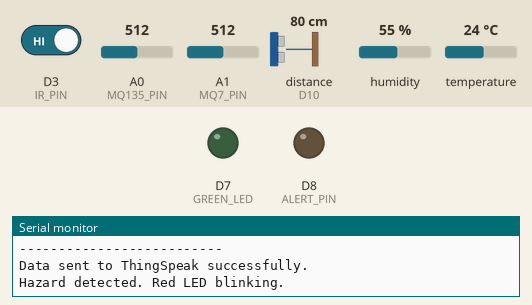
A sketch run on a simulated Arduino Uno R4 WiFi. Shown: output pins drawn as LEDs (lit = HIGH), the last lines printed to the serial monitor. Wiring (inferred from the names in the program): ultrasonic range finder: trigger D9; echo D10. The inputs (shaded band) are chosen by the test bench; at power-on: D3 (IR_PIN) HIGH, A0 (MQ135_PIN) = 512, A1 (MQ7_PIN) = 512, distance to the obstacle (sensor on D10) 80 cm, humidity 55 %, temperature 24 °C. The echo pulse lasts 58.3 µs per cm; WiFi joins after 1.5 s; servers stay silent unless stated; pins used as bus, display or sensor lines are not drawn.

Above: at 2.9 s.
3.0 s: D3 (IR_PIN) driven LOW
At 17.86 s:
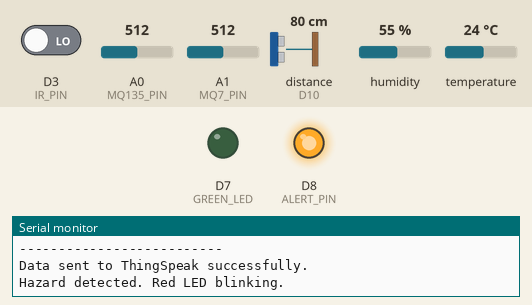
Timing chart, 0 to 19.5 s (numbered marks = the images above; inputs shaded):
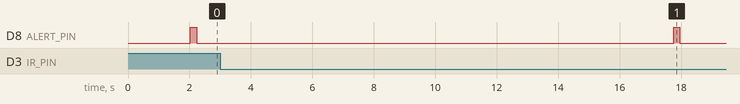

The sketch:

sketch_jun25b.ino
```cpp
/*#include <DHT.h>
#include <math.h> // For isnan()

// Pin definitions
#define MQ135_PIN A0
#define MQ7_PIN   A1
#define DHTPIN    2
#define IR_PIN    3
#define TRIG_PIN  9
#define ECHO_PIN  10

#define DHTTYPE DHT11
DHT dht(DHTPIN, DHTTYPE);

// Buzzer timer logic removed, not needed now

void setup() {
  Serial.begin(9600);
  dht.begin();

  pinMode(IR_PIN, INPUT);
  pinMode(TRIG_PIN, OUTPUT);
  pinMode(ECHO_PIN, INPUT);
}

void loop() {
  // Read sensor values
  int mq135Value = analogRead(MQ135_PIN);
  int mq7Value = analogRead(MQ7_PIN);
  float temperature = dht.readTemperature();
  float humidity = dht.readHumidity();
  int irStatus = digitalRead(IR_PIN);

  // Ultrasonic distance measurement
  digitalWrite(TRIG_PIN, LOW);
  delayMicroseconds(2);
  digitalWrite(TRIG_PIN, HIGH);
  delayMicroseconds(10);
  digitalWrite(TRIG_PIN, LOW);

  long duration = pulseIn(ECHO_PIN, HIGH, 30000); // 30ms timeout
  int distance = -1;
  if (duration > 0) {
    distance = duration * 0.034 / 2;
  }

  // Display sensor values
  Serial.println("---- Monitoring Data ----");
  Serial.print("Air quality: "); Serial.println(mq135Value);
  Serial.print("Carbon monoxide: "); Serial.println(mq7Value);
  if (distance > 0) {
    Serial.print("Distance: "); Serial.print(distance); Serial.println(" cm");
  } else {
    Serial.println("Ultrasonic sensor error or out of range.");
  }

  if (isnan(temperature) || isnan(humidity)) {
    Serial.println("DHT read failed!");
  } else {
    Serial.print("Temperature: "); Serial.print(temperature); Serial.println(" °C");
    Serial.print("Humidity: "); Serial.print(humidity); Serial.println(" %");
  }

  Serial.print("Motion: ");
  if (irStatus == LOW) {
    Serial.println("Triggered");
  } else {
    Serial.println("Normal");
  }
  Serial.println("--------------------------");

  // Hazard detection (for serial feedback only)
  bool hazard = false;

  if (mq135Value > 300) {
    Serial.println("Warning: Air quality too poor.");
    hazard = true;
  }

  if (mq7Value > 250) {
    Serial.println("Warning: Carbon monoxide too high.");
    hazard = true;
  }

  if (distance > 0 && distance < 30) {
    Serial.println("Warning: Obstacle very close.");
    hazard = true;
  }

  if (!isnan(temperature)) {
    if (temperature > 45) {
      Serial.println("Warning: Temperature too high.");
      hazard = true;
    } else if (temperature < 0) {
      Serial.println("Warning: Temperature too low.");
      hazard = true;
    }
  }

  if (!isnan(humidity)) {
    if (humidity > 80) {
      Serial.println("Warning: Humidity too high.");
      hazard = true;
    } else if (humidity < 20) {
      Serial.println("Warning: Humidity too low.");
      hazard = true;
    }
  }

  if (irStatus == LOW) {
    Serial.println("Warning: Motion or impact detected.");
    hazard = true;
  }

  delay(1000);
}*/


/*
#include <DHT.h>
#include <math.h> // For isnan()

// Pin definitions
#define MQ135_PIN A0
#define MQ7_PIN   A1
#define DHTPIN    2
#define IR_PIN    3
#define TRIG_PIN  9
#define ECHO_PIN  10
#define ALERT_PIN 8    // Red LED + Buzzer combo
#define GREEN_LED 7

#define DHTTYPE DHT11
DHT dht(DHTPIN, DHTTYPE);

void setup() {
  Serial.begin(9600);
  dht.begin();

  pinMode(IR_PIN, INPUT);
  pinMode(TRIG_PIN, OUTPUT);
  pinMode(ECHO_PIN, INPUT);
  pinMode(ALERT_PIN, OUTPUT);
  pinMode(GREEN_LED, OUTPUT);

  // IMPORTANT: First line must be titles ONLY for Serial Plotter
  Serial.println("Temperature\tHumidity\tDistance\tAirQ\tCO");
}

void loop() {
  // Sensor readings
  int mq135Value = analogRead(MQ135_PIN);
  int mq7Value = analogRead(MQ7_PIN);
  float temperature = dht.readTemperature();
  float humidity = dht.readHumidity();
  int irStatus = digitalRead(IR_PIN);

  // Ultrasonic sensor
  digitalWrite(TRIG_PIN, LOW);
  delayMicroseconds(2);
  digitalWrite(TRIG_PIN, HIGH);
  delayMicroseconds(10);
  digitalWrite(TRIG_PIN, LOW);
  long duration = pulseIn(ECHO_PIN, HIGH, 30000); // 30ms timeout
  int distance = (duration > 0) ? duration * 0.034 / 2 : -1;

  // === Serial Plotter Output ===
  if (!isnan(temperature) && !isnan(humidity) && distance > 0) {
    Serial.print(temperature); Serial.print("\t");
    Serial.print(humidity); Serial.print("\t");
    Serial.print(distance); Serial.print("\t");
    Serial.print(mq135Value); Serial.print("\t");
    Serial.println(mq7Value);
  } else {
    // Send dummy data to keep plot consistent
    Serial.println("0\t0\t0\t0\t0");
  }

  // === Hazard detection ===
  bool hazard = false;
  if (mq135Value > 300) hazard = true;
  if (mq7Value > 250) hazard = true;
  if (distance > 0 && distance < 30) hazard = true;
  if (!isnan(temperature) && (temperature > 45 || temperature < 0)) hazard = true;
  if (!isnan(humidity) && (humidity > 80 || humidity < 20)) hazard = true;

  // === LED/Buzzer response ===
  if (hazard) {
    digitalWrite(GREEN_LED, LOW);
    digitalWrite(ALERT_PIN, HIGH);
    delay(200);
    digitalWrite(ALERT_PIN, LOW);
    delay(200);
  } else {
    digitalWrite(ALERT_PIN, LOW);
    digitalWrite(GREEN_LED, HIGH);
    delay(500);
    digitalWrite(GREEN_LED, LOW);
    delay(500);
  }
}
*/
/*
#include <DHT.h>
#include <math.h> // For isnan()

// Pin definitions
#define MQ135_PIN A0
#define MQ7_PIN   A1
#define DHTPIN    2
#define IR_PIN    3
#define TRIG_PIN  9
#define ECHO_PIN  10
#define ALERT_PIN 8    // Red LED + Buzzer combo
#define GREEN_LED 7

#define DHTTYPE DHT11
DHT dht(DHTPIN, DHTTYPE);

void setup() {
  Serial.begin(9600);
  dht.begin();

  pinMode(IR_PIN, INPUT);
  pinMode(TRIG_PIN, OUTPUT);
  pinMode(ECHO_PIN, INPUT);
  pinMode(ALERT_PIN, OUTPUT);
  pinMode(GREEN_LED, OUTPUT);

  // First line for Serial Plotter labels
  Serial.println("Temperature\tHumidity\tDistance\tAirQ\tCO");
}

void loop() {
  // Sensor readings
  int mq135Value = analogRead(MQ135_PIN);
  int mq7Value = analogRead(MQ7_PIN);
  float temperature = dht.readTemperature();
  float humidity = dht.readHumidity();
  int irStatus = digitalRead(IR_PIN);

  // Ultrasonic measurement
  digitalWrite(TRIG_PIN, LOW);
  delayMicroseconds(2);
  digitalWrite(TRIG_PIN, HIGH);
  delayMicroseconds(10);
  digitalWrite(TRIG_PIN, LOW);
  long duration = pulseIn(ECHO_PIN, HIGH, 30000); // 30ms timeout
  int distance = (duration > 0) ? duration * 0.034 / 2 : -1;

  // === Human-readable output ===
  Serial.println("---- Monitoring Data ----");
  Serial.print("Air quality: "); Serial.println(mq135Value);
  Serial.print("Carbon monoxide: "); Serial.println(mq7Value);
  if (distance > 0) {
    Serial.print("Distance: "); Serial.print(distance); Serial.println(" cm");
  } else {
    Serial.println("Ultrasonic sensor error or out of range.");
  }

  if (isnan(temperature) || isnan(humidity)) {
    Serial.println("DHT read failed!");
  } else {
    Serial.print("Temperature: "); Serial.print(temperature); Serial.println(" °C");
    Serial.print("Humidity: "); Serial.print(humidity); Serial.println(" %");
  }

  Serial.print("Motion: ");
  if (irStatus == LOW) {
    Serial.println("Triggered");
  } else {
    Serial.println("Normal");
  }
  Serial.println("--------------------------");

  // === Serial Plotter line (must be printed every loop) ===
  if (!isnan(temperature) && !isnan(humidity) && distance > 0) {
    Serial.print(temperature); Serial.print("\t");
    Serial.print(humidity); Serial.print("\t");
    Serial.print(distance); Serial.print("\t");
    Serial.print(mq135Value); Serial.print("\t");
    Serial.println(mq7Value);
  } else {
    Serial.println("0\t0\t0\t0\t0");
  }

  // === Hazard detection ===
  bool hazard = false;
  if (mq135Value > 300) hazard = true;
  if (mq7Value > 250) hazard = true;
  if (distance > 0 && distance < 30) hazard = true;
  if (!isnan(temperature) && (temperature > 45 || temperature < 0)) hazard = true;
  if (!isnan(humidity) && (humidity > 80 || humidity < 20)) hazard = true;

  // === LED and buzzer alert system ===
  if (hazard) {
    digitalWrite(GREEN_LED, LOW);
    digitalWrite(ALERT_PIN, HIGH);
    delay(200);
    digitalWrite(ALERT_PIN, LOW);
    delay(200);
  } else {
    digitalWrite(ALERT_PIN, LOW);
    digitalWrite(GREEN_LED, HIGH);
    delay(500);
    digitalWrite(GREEN_LED, LOW);
    delay(500);
  }
}
*/
/*
#include <DHT.h>
#define MQ135_PIN A0
#define MQ7_PIN   A1
#define DHTPIN    2
#define IR_PIN    3
#define TRIG_PIN  9
#define ECHO_PIN  10
#define ALERT_PIN 8
#define GREEN_LED 7
#define DHTTYPE DHT11

DHT dht(DHTPIN, DHTTYPE);

bool showLogs = true;

void setup() {
  Serial.begin(9600);
  dht.begin();
  pinMode(IR_PIN, INPUT);
  pinMode(TRIG_PIN, OUTPUT);
  pinMode(ECHO_PIN, INPUT);
  pinMode(ALERT_PIN, OUTPUT);
  pinMode(GREEN_LED, OUTPUT);

  delay(200);
  Serial.println("Temperature\tHumidity\tDistance\tAirQuality\tCO");
}

void loop() {
  float temperature = dht.readTemperature();
  float humidity = dht.readHumidity();
  int mq135Value = analogRead(MQ135_PIN);
  int mq7Value = analogRead(MQ7_PIN);
  int irStatus = digitalRead(IR_PIN);

  // Handle invalid values
  if (isnan(temperature)) temperature = 0;
  if (isnan(humidity)) humidity = 0;

  // Ultrasonic sensor
  digitalWrite(TRIG_PIN, LOW);
  delayMicroseconds(2);
  digitalWrite(TRIG_PIN, HIGH);
  delayMicroseconds(10);
  digitalWrite(TRIG_PIN, LOW);
  long duration = pulseIn(ECHO_PIN, HIGH, 30000);
  int distance = (duration > 0) ? duration * 0.034 / 2 : 0;

  // Serial Plotter data (must be tab-separated in same order as header)
  Serial.print(temperature); Serial.print("\t");
  Serial.print(humidity); Serial.print("\t");
  Serial.print(distance); Serial.print("\t");
  Serial.print(mq135Value); Serial.print("\t");
  Serial.println(mq7Value);

  // Serial Monitor log
  if (showLogs) {
    Serial.println("--------------------------");
    Serial.print("Air Quality: "); Serial.println(mq135Value);
    Serial.print("Carbon Monoxide: "); Serial.println(mq7Value);
    Serial.print("Distance: "); Serial.print(distance); Serial.println(" cm");
    Serial.print("Temperature: "); Serial.print(temperature); Serial.println(" °C");
    Serial.print("Humidity: "); Serial.print(humidity); Serial.println(" %");
    Serial.print("Motion: ");
    Serial.println((irStatus == LOW) ? "Triggered" : "Normal");
    Serial.println("--------------------------");
  }

  // Hazard detection
  bool hazard = false;
  if (mq135Value > 300) hazard = true;
  if (mq7Value > 250) hazard = true;
  if (distance > 0 && distance < 30) hazard = true;
  if (temperature > 45 || temperature < 0) hazard = true;
  if (humidity > 80 || humidity < 20) hazard = true;

  // LED/Buzzer logic
  if (hazard) {
    digitalWrite(GREEN_LED, LOW);
    digitalWrite(ALERT_PIN, HIGH);
    delay(200);
    digitalWrite(ALERT_PIN, LOW);
    delay(200);
  } else {
    digitalWrite(ALERT_PIN, LOW);
    digitalWrite(GREEN_LED, HIGH);
    delay(500);
    digitalWrite(GREEN_LED, LOW);
    delay(500);
  }
}
*/
/*
#include <DHT.h>
#include <WiFiS3.h>
#include <WiFiClient.h>
#include <ThingSpeak.h>

#define MQ135_PIN A0
#define MQ7_PIN   A1
#define DHTPIN    2
#define IR_PIN    3
#define TRIG_PIN  9
#define ECHO_PIN  10
#define ALERT_PIN 8
#define GREEN_LED 7
#define DHTTYPE DHT11

DHT dht(DHTPIN, DHTTYPE);

// WiFi credentials
const char* ssid     = "Amit";
const char* password = "9741112942";

// ThingSpeak settings
WiFiClient client;
unsigned long channelID = 3010670;            // Replace with your channel ID
const char* writeAPIKey = "6XZH4ZDL1UUEMTE7";       // Replace with your Write API Key

bool showLogs = true;

void setup() {
  Serial.begin(9600);
  dht.begin();
  pinMode(IR_PIN, INPUT);
  pinMode(TRIG_PIN, OUTPUT);
  pinMode(ECHO_PIN, INPUT);
  pinMode(ALERT_PIN, OUTPUT);
  pinMode(GREEN_LED, OUTPUT);

  delay(200);
  Serial.println("Temperature\tHumidity\tDistance\tAirQuality\tCO");

  // Connect to WiFi
  WiFi.begin(ssid, password);
  Serial.print("Connecting to WiFi");
  while (WiFi.status() != WL_CONNECTED) {
    delay(500);
    Serial.print(".");
  }
  Serial.println();
  Serial.println("WiFi connected!");
  Serial.print("IP address: ");
  Serial.println(WiFi.localIP());

  // Initialize ThingSpeak
  ThingSpeak.begin(client);
}

void loop() {
  float temperature = dht.readTemperature();
  float humidity = dht.readHumidity();
  int mq135Value = analogRead(MQ135_PIN);
  int mq7Value = analogRead(MQ7_PIN);
  int irStatus = digitalRead(IR_PIN);

  if (isnan(temperature)) temperature = 0;
  if (isnan(humidity)) humidity = 0;

  digitalWrite(TRIG_PIN, LOW);
  delayMicroseconds(2);
  digitalWrite(TRIG_PIN, HIGH);
  delayMicroseconds(10);
  digitalWrite(TRIG_PIN, LOW);
  long duration = pulseIn(ECHO_PIN, HIGH, 30000);
  int distance = (duration > 0) ? duration * 0.034 / 2 : 0;

  // Serial Plotter data
  Serial.print(temperature); Serial.print("\t");
  Serial.print(humidity); Serial.print("\t");
  Serial.print(distance); Serial.print("\t");
  Serial.print(mq135Value); Serial.print("\t");
  Serial.println(mq7Value);

  // Serial Monitor log
  if (showLogs) {
    Serial.println("--------------------------");
    Serial.print("Air Quality: "); Serial.println(mq135Value);
    Serial.print("Carbon Monoxide: "); Serial.println(mq7Value);
    Serial.print("Distance: "); Serial.print(distance); Serial.println(" cm");
    Serial.print("Temperature: "); Serial.print(temperature); Serial.println(" °C");
    Serial.print("Humidity: "); Serial.print(humidity); Serial.println(" %");
    Serial.print("Motion: ");
    Serial.println((irStatus == LOW) ? "Triggered" : "Normal");
    Serial.println("--------------------------");
  }

  // ThingSpeak upload
  ThingSpeak.setField(1, temperature);
  ThingSpeak.setField(2, humidity);
  ThingSpeak.setField(3, distance);
  ThingSpeak.setField(4, mq135Value);
  ThingSpeak.setField(5, mq7Value);

  int status = ThingSpeak.writeFields(channelID, writeAPIKey);
  if (status == 200) {
    Serial.println("Data sent to ThingSpeak successfully.");
  } else {
    Serial.print("Error sending data to ThingSpeak. HTTP code: ");
    Serial.println(status);
  }

  // Hazard detection
  bool hazard = false;
  if (mq135Value > 300) hazard = true;
  if (mq7Value > 250) hazard = true;
  if (distance > 0 && distance < 30) hazard = true;
  if (temperature > 45 || temperature < 0) hazard = true;
  if (humidity > 80 || humidity < 20) hazard = true;

  // LED/Buzzer logic
  if (hazard) {
    digitalWrite(GREEN_LED, LOW);
    digitalWrite(ALERT_PIN, HIGH);
    delay(200);
    digitalWrite(ALERT_PIN, LOW);
    delay(200);
  } else {
    digitalWrite(ALERT_PIN, LOW);
    digitalWrite(GREEN_LED, HIGH);
    delay(500);
    digitalWrite(GREEN_LED, LOW);
    delay(500);
  }
  delay(15000);
}
*/
/*
#include <DHT.h>
#include <WiFiS3.h>
#include <WiFiClient.h>
#include <ThingSpeak.h>

#define MQ135_PIN A0
#define MQ7_PIN   A1
#define DHTPIN    2
#define IR_PIN    3
#define TRIG_PIN  9
#define ECHO_PIN  10
#define ALERT_PIN 8
#define GREEN_LED 7
#define DHTTYPE DHT11

DHT dht(DHTPIN, DHTTYPE);

// WiFi credentials
const char* ssid     = "Amit";
const char* password = "9741112942";

// ThingSpeak settings
WiFiClient client;
unsigned long channelID = 3010670;            // Replace with your channel ID
const char* writeAPIKey = "6XZH4ZDL1UUEMTE7";       // Replace with your Write API Key

bool showLogs = true;

void setup() {
  Serial.begin(9600);
  dht.begin();
  pinMode(IR_PIN, INPUT);
  pinMode(TRIG_PIN, OUTPUT);
  pinMode(ECHO_PIN, INPUT);
  pinMode(ALERT_PIN, OUTPUT);
  pinMode(GREEN_LED, OUTPUT);

  delay(200);
  Serial.println("Temperature\tHumidity\tDistance\tAirQuality\tCO");

  // Connect to WiFi
  WiFi.begin(ssid, password);
  Serial.print("Connecting to WiFi");
  while (WiFi.status() != WL_CONNECTED) {
    delay(500);
    Serial.print(".");
  }
  Serial.println();
  Serial.println("WiFi connected!");
  Serial.print("IP address: ");
  Serial.println(WiFi.localIP());

  // Initialize ThingSpeak
  ThingSpeak.begin(client);
}

void loop() {
  float temperature = dht.readTemperature();
  float humidity = dht.readHumidity();
  int mq135Value = analogRead(MQ135_PIN);
  int mq7Value = analogRead(MQ7_PIN);
  int irStatus = digitalRead(IR_PIN);

  if (isnan(temperature)) temperature = 0;
  if (isnan(humidity)) humidity = 0;

  digitalWrite(TRIG_PIN, LOW);
  delayMicroseconds(2);
  digitalWrite(TRIG_PIN, HIGH);
  delayMicroseconds(10);
  digitalWrite(TRIG_PIN, LOW);
  long duration = pulseIn(ECHO_PIN, HIGH, 30000);
  int distance = (duration > 0) ? duration * 0.034 / 2 : 0;

  // Serial Plotter data
  Serial.print(temperature); Serial.print("\t");
  Serial.print(humidity); Serial.print("\t");
  Serial.print(distance); Serial.print("\t");
  Serial.print(mq135Value); Serial.print("\t");
  Serial.println(mq7Value);

  // Serial Monitor log
  if (showLogs) {
    Serial.println("--------------------------");
    Serial.print("Air Quality: "); Serial.println(mq135Value);
    Serial.print("Carbon Monoxide: "); Serial.println(mq7Value);
    Serial.print("Distance: "); Serial.print(distance); Serial.println(" cm");
    Serial.print("Temperature: "); Serial.print(temperature); Serial.println(" °C");
    Serial.print("Humidity: "); Serial.print(humidity); Serial.println(" %");
    Serial.print("Motion: ");
    Serial.println((irStatus == LOW) ? "Triggered" : "Normal");
    Serial.println("--------------------------");
  }

  // ThingSpeak upload
  ThingSpeak.setField(1, temperature);
  ThingSpeak.setField(2, humidity);
  ThingSpeak.setField(3, distance);
  ThingSpeak.setField(4, mq135Value);
  ThingSpeak.setField(5, mq7Value);

  int status = ThingSpeak.writeFields(channelID, writeAPIKey);
  if (status == 200) {
    Serial.println("Data sent to ThingSpeak successfully.");
  } else {
    Serial.print("Error sending data to ThingSpeak. HTTP code: ");
    Serial.println(status);
  }

  // Hazard detection
  bool hazard = false;
  if (mq135Value > 300) hazard = true;
  if (mq7Value > 250) hazard = true;
  if (distance > 0 && distance < 30) hazard = true;
  if (temperature > 45 || temperature < 0) hazard = true;
  if (humidity > 80 || humidity < 20) hazard = true;

  // LED/Buzzer logic
  if (hazard) {
    Serial.println("Hazard detected. Red LED blinking.");
    digitalWrite(GREEN_LED, LOW);
    digitalWrite(ALERT_PIN, HIGH);
    delay(200);
    digitalWrite(ALERT_PIN, LOW);
    delay(200);
  } else {
    Serial.println("All conditions safe. Green LED blinking.");
    digitalWrite(ALERT_PIN, LOW);
    digitalWrite(GREEN_LED, HIGH);
    delay(500);
    digitalWrite(GREEN_LED, LOW);
    delay(500);
  }
  delay(1000);
}
*/
#include <DHT.h>
#include <WiFiS3.h>
#include <WiFiClient.h>
#include <ThingSpeak.h>

#define MQ135_PIN A0
#define MQ7_PIN   A1
#define DHTPIN    2
#define IR_PIN    3
#define TRIG_PIN  9
#define ECHO_PIN  10
#define ALERT_PIN 8
#define GREEN_LED 7
#define DHTTYPE DHT11

DHT dht(DHTPIN, DHTTYPE);

// WiFi credentials
const char* ssid     = "Galaxy M218EB9";
const char* password = "qxwf4041";

// ThingSpeak settings
WiFiClient client;
unsigned long channelID = 3010670;
const char* writeAPIKey = "6XZH4ZDL1UUEMTE7";

bool showLogs = true;

void setup() {
  Serial.begin(9600);
  dht.begin();
  pinMode(IR_PIN, INPUT);
  pinMode(TRIG_PIN, OUTPUT);
  pinMode(ECHO_PIN, INPUT);
  pinMode(ALERT_PIN, OUTPUT);
  pinMode(GREEN_LED, OUTPUT);

  delay(200);
  Serial.println("Temperature\tHumidity\tDistance\tAirQuality\tCO");

  // Connect to WiFi
  WiFi.begin(ssid, password);
  Serial.print("Connecting to WiFi");
  while (WiFi.status() != WL_CONNECTED) {
    delay(500);
    Serial.print(".");
  }
  Serial.println();
  Serial.println("WiFi connected!");
  Serial.print("IP address: ");
  Serial.println(WiFi.localIP());

  // Initialize ThingSpeak
  ThingSpeak.begin(client);
}

void loop() {
  float temperature = dht.readTemperature();
  float humidity = dht.readHumidity();
  int mq135Value = analogRead(MQ135_PIN);
  int mq7Value = analogRead(MQ7_PIN);
  int irStatus = digitalRead(IR_PIN);

  if (isnan(temperature)) temperature = 0;
  if (isnan(humidity)) humidity = 0;

  // Ultrasonic sensor with timeout handling
  digitalWrite(TRIG_PIN, LOW);
  delayMicroseconds(2);
  digitalWrite(TRIG_PIN, HIGH);
  delayMicroseconds(10);
  digitalWrite(TRIG_PIN, LOW);
  long duration = pulseIn(ECHO_PIN, HIGH, 24000); // 30ms timeout
  int distance = (duration > 0) ? duration * 0.034 / 2 : -1;

  // Serial Plotter data
  Serial.print(temperature); Serial.print("\t");
  Serial.print(humidity); Serial.print("\t");
  Serial.print((distance == -1) ? 0 : distance); Serial.print("\t"); // Use 0 for plotting if out of range
  Serial.print(mq135Value); Serial.print("\t");
  Serial.println(mq7Value);

  // Serial Monitor log
  if (showLogs) {
    Serial.println("--------------------------");
    Serial.print("Air Quality: "); Serial.println(mq135Value);
    Serial.print("Carbon Monoxide: "); Serial.println(mq7Value);

    Serial.print("Distance: ");
    if (distance == -1) Serial.println("Out of range");
    else Serial.print(distance), Serial.println(" cm");

    Serial.print("Temperature: "); Serial.print(temperature); Serial.println(" °C");
    Serial.print("Humidity: "); Serial.print(humidity); Serial.println(" %");
    Serial.print("Motion: ");
    Serial.println((irStatus == LOW) ? "Triggered" : "Normal");
    Serial.println("--------------------------");
  }

  // ThingSpeak upload (use -1 if distance is out of range)
  ThingSpeak.setField(1, temperature);
  ThingSpeak.setField(2, humidity);
  ThingSpeak.setField(3, (distance == -1) ? -1 : distance);
  ThingSpeak.setField(4, mq135Value);
  ThingSpeak.setField(5, mq7Value);

  int status = ThingSpeak.writeFields(channelID, writeAPIKey);
  if (status == 200) {
    Serial.println("Data sent to ThingSpeak successfully.");
  } else {
    Serial.print("Error sending data to ThingSpeak. HTTP code: ");
    Serial.println(status);
  }

  // Hazard detection
  bool hazard = false;
  if (mq135Value > 300) hazard = true;
  if (mq7Value > 250) hazard = true;
  if (distance != -1 && distance < 30) hazard = true;
  if (temperature > 45 || temperature < 0) hazard = true;
  if (humidity > 80 || humidity < 20) hazard = true;

  // LED/Buzzer logic
  if (hazard) {
    Serial.println("Hazard detected. Red LED blinking.");
    digitalWrite(GREEN_LED, LOW);
    digitalWrite(ALERT_PIN, HIGH);
    delay(200);
    digitalWrite(ALERT_PIN, LOW);
    delay(200);
  } else {
    Serial.println("All conditions safe. Green LED blinking.");
    digitalWrite(ALERT_PIN, LOW);
    digitalWrite(GREEN_LED, HIGH);
    delay(500);
    digitalWrite(GREEN_LED, LOW);
    delay(500);
  }

  delay(15000);
}
```
